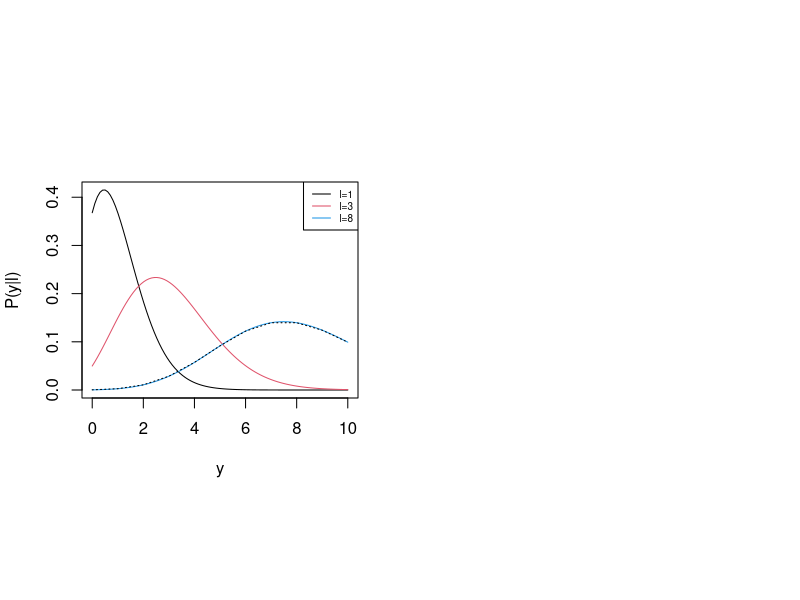
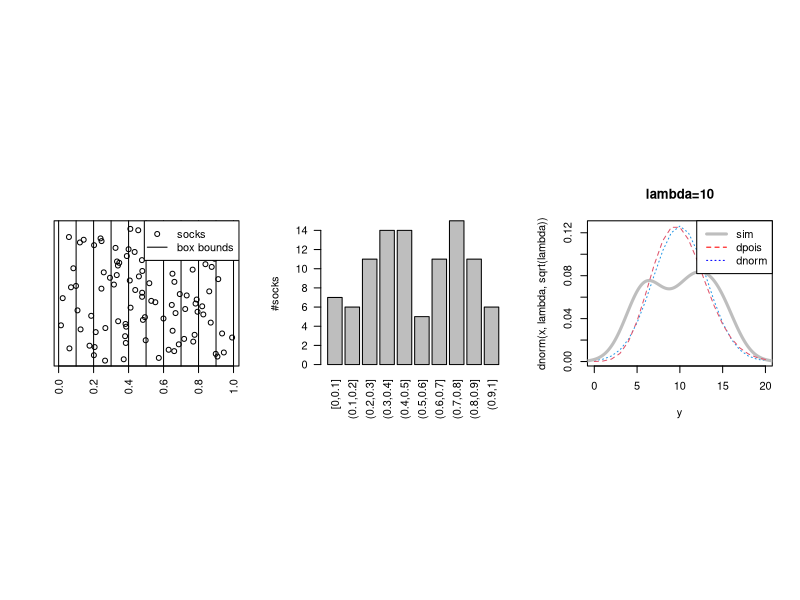
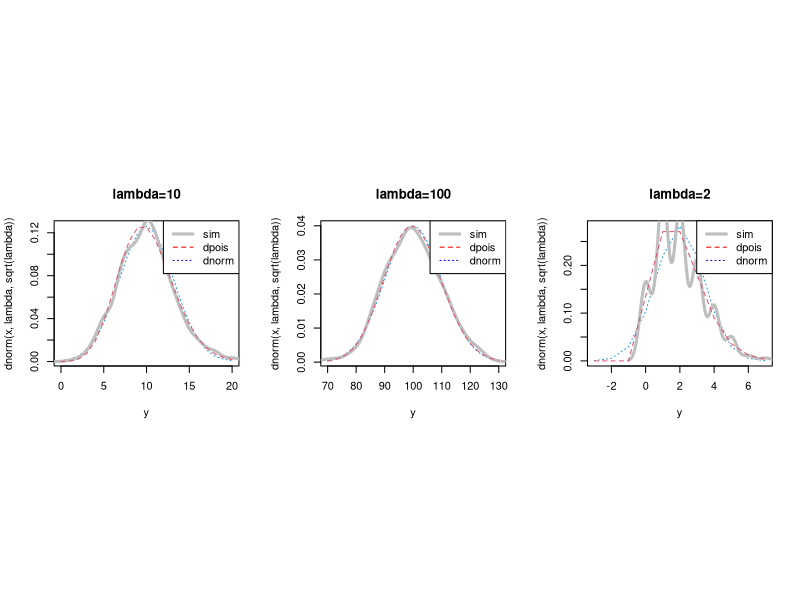
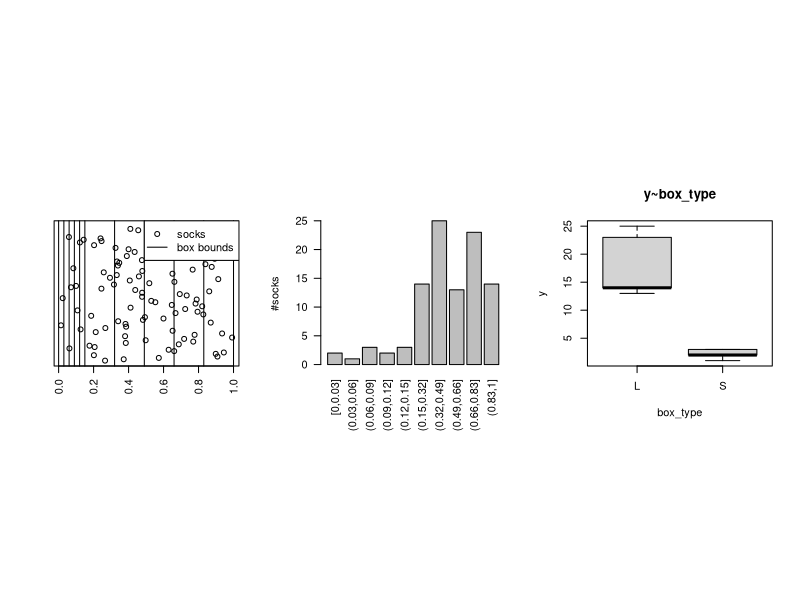
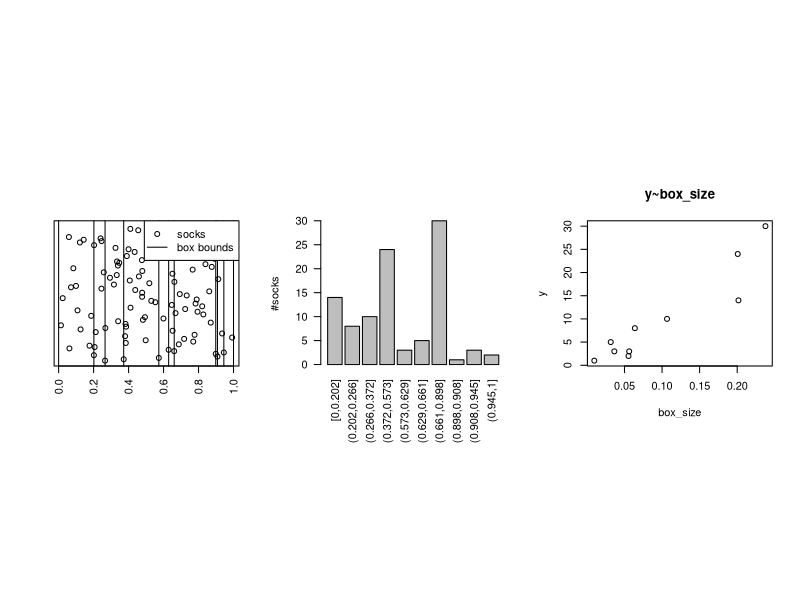
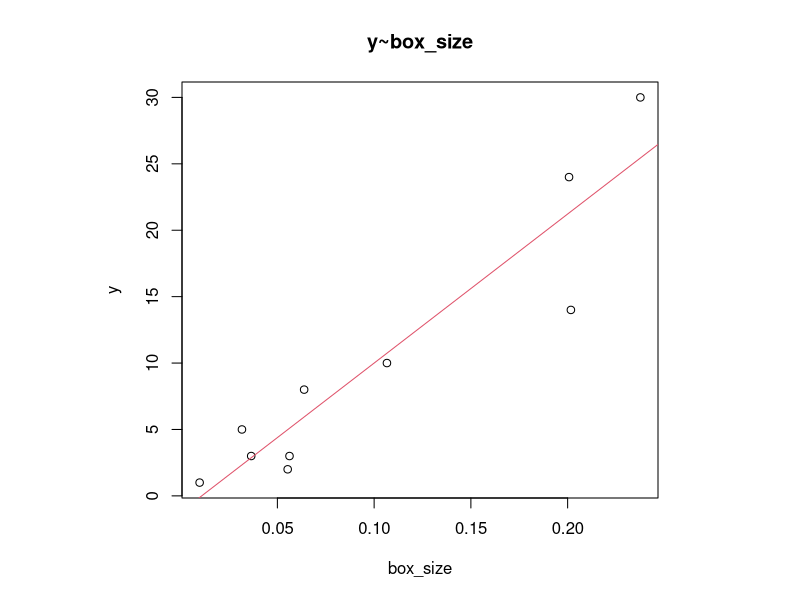
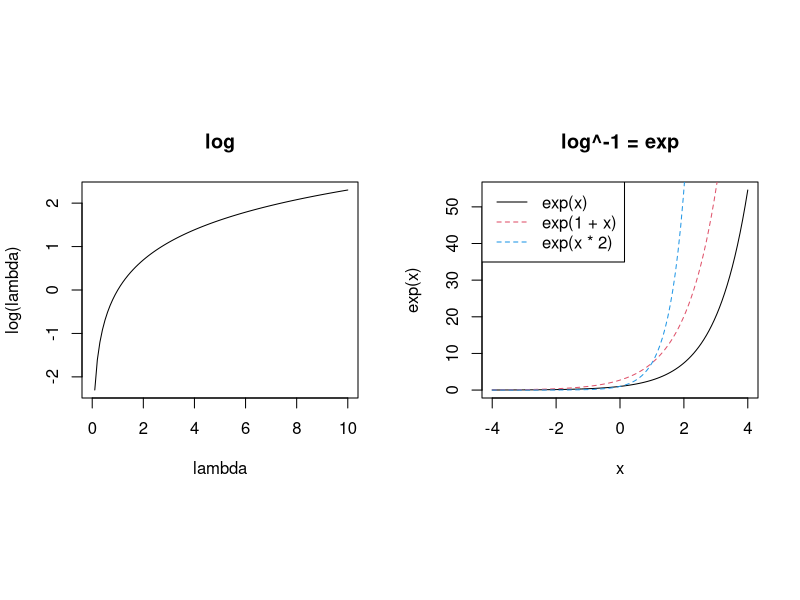
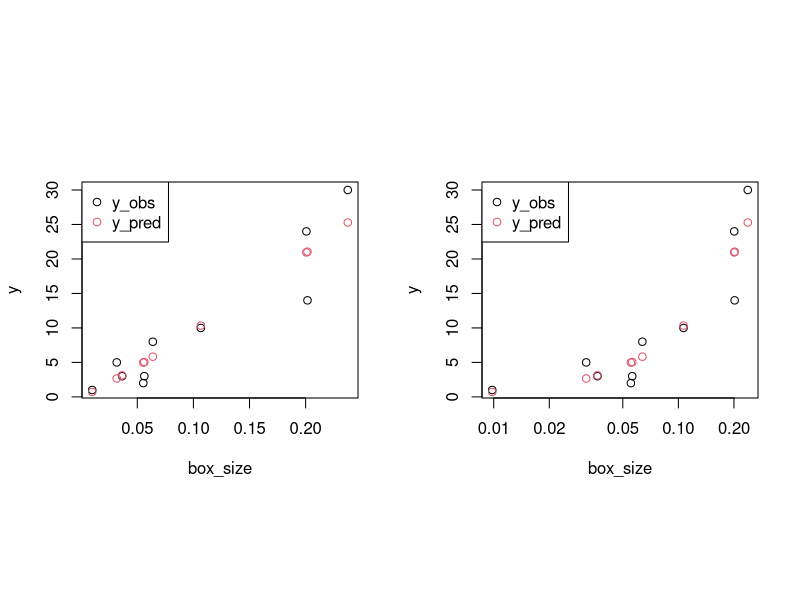

R code for these plots, in order:
## ---- chunk 1
layout(matrix(1:2, 1), respect=TRUE)
y = seq(0, 10, length.out=100)
l=0
l=1
plot(y, l^y/factorial(y) * exp(-l), type="l", col=1, ylab="P(y|l)", xlab="y")
l=3
lines(y, l^y/factorial(y) * exp(-l), type="l", col=2)
l=8
lines(y, l^y/factorial(y) * exp(-l), type="l", col=4)
y = seq(0, 25, length.out=100)
lines(0:10, dpois(0:10, l), type="l", lty=3, col=1)
legend("topright", c("l=1", "l=3", "l=8"), col=c(1, 2, 4), lty=1, cex=0.6)
## ---- chunk 2
socks_sim = function(n_socks=100, n_boxes=10, box_bounds, cofact) {
  if (missing(box_bounds)) {
    box_bounds = seq(0,1,length.out=n_boxes+1)  
  } else {
    n_boxes = length(box_bounds) - 1
  }
  set.seed(1)
  socks = runif(n_socks)
  y = table(cut(socks, breaks=box_bounds, include.lowest=TRUE))
  lambda = n_socks / n_boxes
  d = data.frame(y=y)
  colnames(d) = c("box", "y")
  if (!missing(cofact)) {
    d[[names(cofact)[[1]]]] = cofact[[1]]
  }
  return(list(socks=socks, box_bounds=box_bounds, d=d))
}

sim_null = sim = socks_sim()

plot_sim = function(sim, DETAILS=0) {
  if (!DETAILS<0) {
    layout(matrix(1:3, 1), respect=TRUE)
    plot(sim$socks, 1:length(sim$socks), yaxt="n", xlab="", ylab="", las=2)
    abline(v=sim$box_bounds)
    legend("topright", c("socks", "box bounds"), pch=c(1,NA), lty=c(0,1))
    y = sim$d$y
    names(y) = sim$d$box
    barplot(y, las=2, ylab="#socks")
  }
  if (!DETAILS>0) {
    lambda = length(sim$socks) / length(sim$box_bounds[-1])
    x = floor(lambda-3*sqrt(lambda)):ceiling(lambda+3*sqrt(lambda))
    plot(x, dnorm(x, lambda, sqrt(lambda)), type="l", xlab="y", lty=3, col=4, main=paste0("lambda=", lambda))
    lines(density(sim$d$y), main=paste0("lambda=", lambda), lwd=3, col="grey")
    lines(x, dpois(x, lambda), type="l", xlab="y", lty=2, col=2)
    legend("topright", c("sim", "dpois", "dnorm"), col=c("grey", "red", "blue"), lty=1:3, lwd=c(3, 1, 1))    
  }
}

plot_sim(sim_null)
## ---- chunk 3
layout(matrix(1:3, 1), respect=TRUE)
plot_sim(socks_sim(n_socks=10000 , n_boxes=1000), -1)
plot_sim(socks_sim(n_socks=100000, n_boxes=1000), -1)
plot_sim(socks_sim(n_socks=2000  , n_boxes=1000), -1)
## ---- chunk 4
box_bounds = c(seq(0,0.15,length.out=6), seq(0.15,1,length.out=6)[-1])
cofact = list(box_type=rep(c("S", "L"), each=5))
sim_sl = socks_sim(box_bounds=box_bounds, cofact=cofact)
plot_sim(sim_sl, 1)
boxplot(y~box_type, sim_sl$d, ylab="y", main="y~box_type")
## ---- chunk 5
sim_sl$d
m = lm(y~box_type, sim_sl$d)
summary(m)
shapiro.test(m$residuals)
bartlett.test(y~box_type, sim_sl$d)
wilcox.test(y~box_type, sim_sl$d)
## ---- chunk 6
# M1
lambda = mean(sim_sl$d$y)
lambda
l1 = prod(dpois(sim_sl$d$y,lambda))
l1
ll1 = sum(log(dpois(sim_sl$d$y,lambda)))
ll1 
log(l1)
  
# M2
lambda_S = mean(sim_sl$d$y[1:5])
lambda_S
lambda_L = mean(sim_sl$d$y[6:10])
lambda_L
l2 = prod(dpois(sim_sl$d$y[1:5],lambda_S)) * prod(dpois(sim_sl$d$y[6:10],lambda_L))
l2
ll2 = sum(log(dpois(sim_sl$d$y[1:5],lambda_S))) + sum(log(dpois(sim_sl$d$y[6:10],lambda_L)))
ll2 
log(l2)

# Test
T = -2 * (ll1 - ll2)
1- pchisq(T,1)
pchisq(T, 1, lower.tail=FALSE)

m1 = glm(y ~ 1, sim_sl$d, family=poisson(link="log"))
m2 = glm(y ~ box_type, sim_sl$d, family=poisson(link="log"))
anova(m1, m2, test="Chisq")
anova(m1, m2, test="Chisq")[2,5]
## ---- chunk 7
set.seed(1)
box_bounds = c(0, sort(runif(9)), 1)
cofact=list(box_size=box_bounds[-1] - box_bounds[-length(box_bounds)])
sim_size = socks_sim(box_bounds=box_bounds, cofact=cofact)
plot_sim(sim_size, 1)
plot(y~box_size, sim_size$d, ylab="y", main="y~box_size")
## ---- chunk 8
layout(1, respect=TRUE)
m = lm(y~box_size, sim_size$d)
summary(m)
plot(y~box_size, sim_size$d, ylab="y", main="y~box_size")
abline(m, col=2)
predict(m, data.frame(box_size=0.1))
predict(m, data.frame(box_size=0.001))
predict(m, data.frame(box_size=0))
## ---- chunk 9
layout(matrix(1:2, 1), respect=TRUE)
lambda = 0:100/10
plot(lambda, log(lambda), main="log", type="l")
x = seq(-4, 4,  length.out=100)
plot(x, exp(x), main="log^-1 = exp", type="l")
lines(x, exp(1 + x), col=2, lty=2)
lines(x, exp(x * 2), col=4, lty=2)
legend("topleft", c("exp(x)", "exp(1 + x)", "exp(x * 2)"), col=c(1,2,4), lty=c(1,2,2))
## ---- chunk 10
m_size = glm(y ~ log(box_size), sim_size$d, family=poisson(link="log"))
summary(m_size)
exp(m_size$coefficients[[1]])
exp(m_size$coefficients[[2]])
exp(m_size$coefficients[[1]]) * exp(m_size$coefficients[[2]]*log(0.1))
predict(m_size, data.frame(box_size=0.1), type="response")
predict(m_size, data.frame(box_size=0.001), type="response")
predict(m_size, data.frame(box_size=0), type="response")

layout(matrix(1:2, 1), respect=TRUE)
ypred = predict(m_size, data.frame(box_size=sim_size$d$box_size), type="response")
plot(sim_size$d$box_size, sim_size$d$y, xlab="box_size", ylab="y")
points(sim_size$d$box_size, ypred, col=2)
legend("topleft", c("y_obs", "y_pred"), col=1:2, pch=1)

plot(sim_size$d$box_size, sim_size$d$y, xlab="box_size", ylab="y", log="x")
points(sim_size$d$box_size, ypred, col=2)
legend("topleft", c("y_obs", "y_pred"), col=1:2, pch=1)

## ---- chunk 11
m_null = glm(y ~ 1, sim_null$d, family=poisson(link="log"))
summary(m_null)
exp(m_null$coefficients[[1]])

m_sl = glm(y ~ box_type, sim_sl$d, family=poisson(link="log"))
summary(m_sl)
exp(m_sl$coefficients[[1]])
exp(m_sl$coefficients[[2]])
exp(m_sl$coefficients[[1]]) * exp(m_sl$coefficients[[2]])
exp(m_sl$coefficients[[1]]) / exp(m_sl$coefficients[[2]])
lambda_L
lambda_S
## ---- chunk 12
data("InsectSprays")
d = InsectSprays
head(d)
dim(d)
table(d$spray)
layout(matrix(1:2, 1, byrow=TRUE), respect=TRUE)
p = plot(d$spray, d$count, main="count~spray", xlab="spray", ylab="count", border="grey")
points(jitter(as.numeric(d$spray)), d$count)
